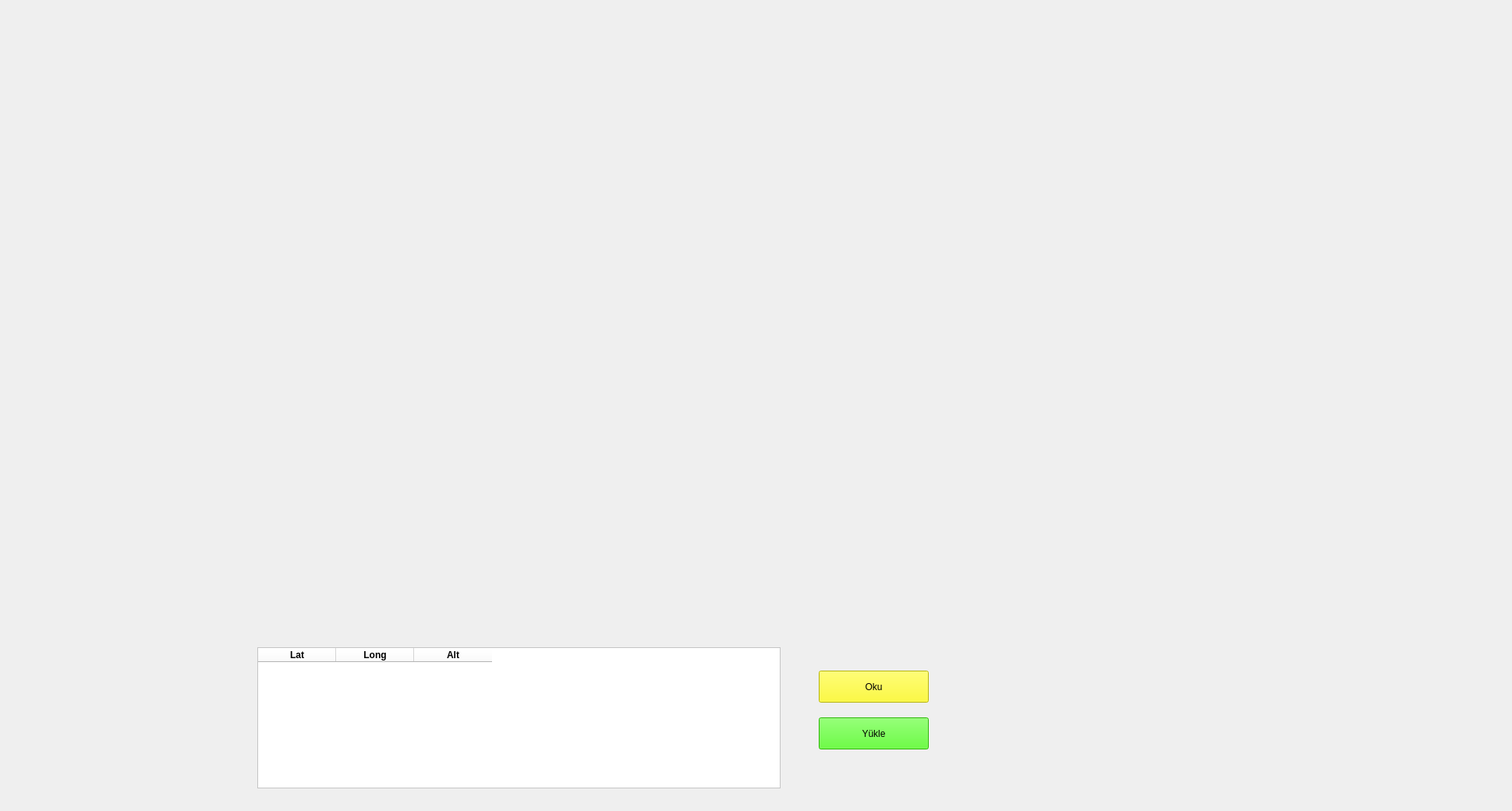
<?xml version="1.0" encoding="UTF-8"?>
<ui version="4.0">
 <class>WaypointWindow</class>
 <widget class="QMainWindow" name="WaypointWindow">
  <property name="geometry">
   <rect>
    <x>0</x>
    <y>0</y>
    <width>1939</width>
    <height>1040</height>
   </rect>
  </property>
  <property name="windowTitle">
   <string>QUADRUPLET - Waypoint</string>
  </property>
  <property name="windowIcon">
   <iconset>
    <normaloff>../images/quad.ico</normaloff>../images/quad.ico</iconset>
  </property>
  <widget class="QWidget" name="centralwidget">
   <widget class="QWidget" name="verticalLayoutWidget">
    <property name="geometry">
     <rect>
      <x>60</x>
      <y>40</y>
      <width>1731</width>
      <height>771</height>
     </rect>
    </property>
    <layout class="QVBoxLayout" name="mapCLayout"/>
   </widget>
   <widget class="QTableWidget" name="coordinateWidget">
    <property name="geometry">
     <rect>
      <x>330</x>
      <y>830</y>
      <width>671</width>
      <height>181</height>
     </rect>
    </property>
    <property name="sizePolicy">
     <sizepolicy hsizetype="Expanding" vsizetype="Expanding">
      <horstretch>0</horstretch>
      <verstretch>0</verstretch>
     </sizepolicy>
    </property>
    <property name="focusPolicy">
     <enum>Qt::StrongFocus</enum>
    </property>
    <property name="styleSheet">
     <string notr="true">background-color: rgb(255, 255, 255)</string>
    </property>
    <attribute name="horizontalHeaderCascadingSectionResizes">
     <bool>true</bool>
    </attribute>
    <attribute name="horizontalHeaderShowSortIndicator" stdset="0">
     <bool>false</bool>
    </attribute>
    <attribute name="horizontalHeaderStretchLastSection">
     <bool>false</bool>
    </attribute>
    <attribute name="verticalHeaderVisible">
     <bool>true</bool>
    </attribute>
    <attribute name="verticalHeaderCascadingSectionResizes">
     <bool>false</bool>
    </attribute>
    <column>
     <property name="text">
      <string>Lat</string>
     </property>
     <property name="font">
      <font>
       <weight>75</weight>
       <bold>true</bold>
      </font>
     </property>
     <property name="background">
      <color>
       <red>255</red>
       <green>0</green>
       <blue>0</blue>
      </color>
     </property>
     <property name="foreground">
      <brush brushstyle="NoBrush">
       <color alpha="255">
        <red>0</red>
        <green>0</green>
        <blue>0</blue>
       </color>
      </brush>
     </property>
    </column>
    <column>
     <property name="text">
      <string>Long</string>
     </property>
     <property name="font">
      <font>
       <weight>75</weight>
       <bold>true</bold>
      </font>
     </property>
     <property name="background">
      <color>
       <red>255</red>
       <green>0</green>
       <blue>0</blue>
      </color>
     </property>
     <property name="foreground">
      <brush brushstyle="NoBrush">
       <color alpha="255">
        <red>0</red>
        <green>0</green>
        <blue>0</blue>
       </color>
      </brush>
     </property>
    </column>
    <column>
     <property name="text">
      <string>Alt</string>
     </property>
     <property name="font">
      <font>
       <weight>75</weight>
       <bold>true</bold>
      </font>
     </property>
     <property name="background">
      <color>
       <red>255</red>
       <green>0</green>
       <blue>0</blue>
      </color>
     </property>
     <property name="foreground">
      <brush brushstyle="NoBrush">
       <color alpha="255">
        <red>0</red>
        <green>0</green>
        <blue>0</blue>
       </color>
      </brush>
     </property>
    </column>
   </widget>
   <widget class="QPushButton" name="yukleButton">
    <property name="geometry">
     <rect>
      <x>1050</x>
      <y>920</y>
      <width>141</width>
      <height>41</height>
     </rect>
    </property>
    <property name="styleSheet">
     <string notr="true">background-color: rgb(55, 255, 0)</string>
    </property>
    <property name="text">
     <string>Yükle</string>
    </property>
   </widget>
   <widget class="QPushButton" name="okuButton">
    <property name="geometry">
     <rect>
      <x>1050</x>
      <y>860</y>
      <width>141</width>
      <height>41</height>
     </rect>
    </property>
    <property name="styleSheet">
     <string notr="true">background-color: rgb(255, 254, 8)</string>
    </property>
    <property name="text">
     <string>Oku</string>
    </property>
   </widget>
  </widget>
 </widget>
 <resources/>
 <connections/>
</ui>
